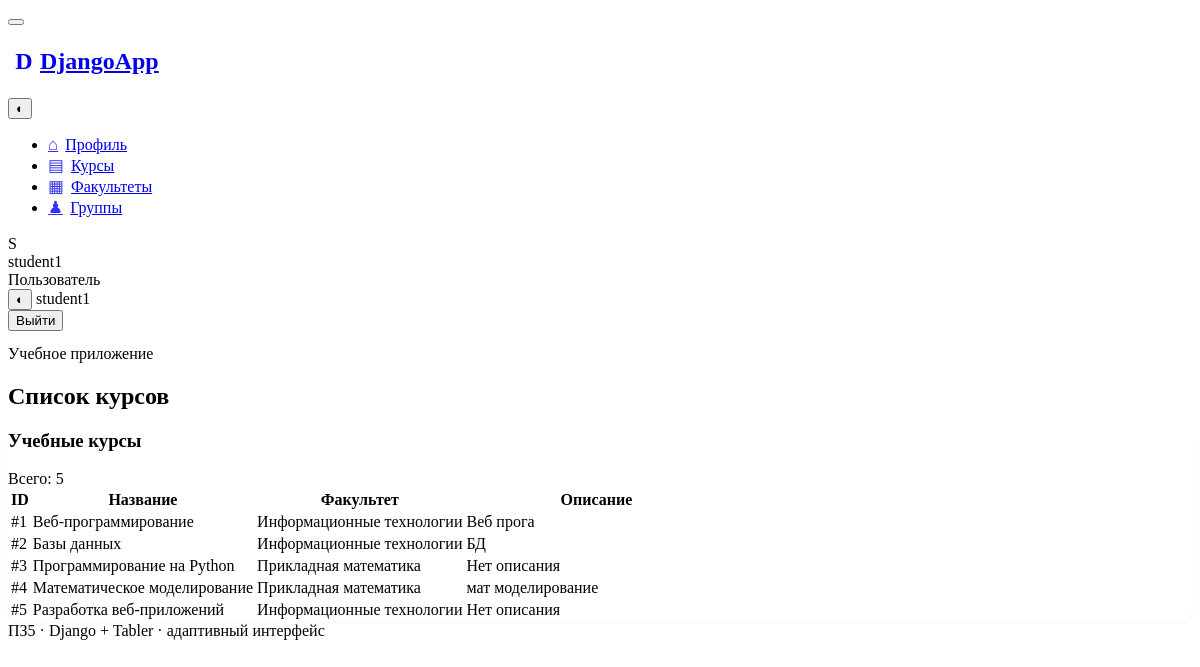
The page /courses/ (signed in) on the database its author committed.
### accounts/models.py (models this page shows, shortened)
class Course(models.Model):
    title = models.CharField(max_length=200)
    description = models.TextField(
        blank=True,
    )
    department = models.ForeignKey(Department, on_delete=models.CASCADE)
    department = models.ForeignKey(
        Department,
        on_delete=models.CASCADE,
        related_name='courses'
    )

class Department(models.Model):
    name = models.CharField(max_length=200)

### accounts/views.py (the view)
# urls.py: path('courses/', views.course_list, name='course_list'),
@login_required
def course_list(request):
    courses = Course.objects.select_related('department').all()
    return render(
        request,
        'course_list.html',
        {
        'courses': courses,
        'is_methodist': is_methodist(request.user),
        }
)

### accounts/views.py (called while the page is built)
def is_methodist(user):
    return user.is_superuser or user.groups.filter(
        name='Методист'
    ).exists()

### templates/course_list.html (shortened to what this page needs)
{% extends 'base.html' %}
{% block title_text %}Список курсов{% endblock %}
{% block content %}
<div class="card">
    <div class="card-header">
        <h3 class="card-title">Учебные курсы</h3>
        <div class="ms-auto text-secondary">Всего: {{ courses|length }}</div>
    </div>
    <div class="table-responsive">
        <table class="table table-vcenter card-table table-hover">
            <thead>
            <tr>
                <th>ID</th>
                <th>Название</th>
                <th>Факультет</th>
                <th>Описание</th>
            </tr>
            </thead>
            <tbody>
            {% for course in courses %}
            <tr>
                <td class="text-secondary">#{{ course.id }}</td>
                <td class="fw-semibold">{{ course.title }}</td>
                <td><span class="badge bg-azure-lt">{{ course.department.name }}</span></td>
                <td class="text-secondary description-cell">{{ course.description|default:"Нет описания" }}</td>
            </tr>
            {% empty %}
            <tr>
                <td colspan="5" class="text-center text-secondary py-5">Курсов пока нет.</td>
            </tr>
            {% endfor %}
            </tbody>
        </table>
    </div>
</div>
{% endblock %}

### templates/base.html (shortened to what this page needs)
{% load static %}
<!doctype html>
<html lang="ru">
<head>
    <link rel="stylesheet" href="https://cdn.jsdelivr.net/npm/@tabler/core@1.6.1/dist/css/tabler.min.css">
    <link rel="stylesheet" href="{% static 'css/style.css' %}">
</head>
<body>
<div class="page">
    <aside class="navbar navbar-vertical navbar-expand-lg" data-bs-theme="dark">
        <div class="container-fluid">
            <button class="navbar-toggler" type="button" data-bs-toggle="collapse" data-bs-target="#sidebar-menu"
                    aria-controls="sidebar-menu" aria-expanded="false" aria-label="Открыть меню">
            </button>
            <h1 class="navbar-brand navbar-brand-autodark">
                <a href="{% url 'profile' %}" class="text-decoration-none text-white d-flex align-items-center gap-2">
                    <span class="brand-mark">D</span><span>DjangoApp</span>
                </a>
            </h1>
            {% if user.is_authenticated %}
            <div class="navbar-nav flex-row d-lg-none">
                <button class="btn btn-ghost-light btn-icon" type="button" data-theme-toggle title="Сменить тему">◐
                </button>
            </div>
            {% endif %}
            <div class="collapse navbar-collapse" id="sidebar-menu">
                <ul class="navbar-nav pt-lg-3">
                    <li class="nav-item"><a
                            class="nav-link {% if request.resolver_match.url_name == 'profile' %}active{% endif %}"
                            href="{% url 'profile' %}"><span class="nav-link-icon">⌂</span><span class="nav-link-title">Профиль</span></a>
                    </li>
                    <li class="nav-item"><a
                            class="nav-link {% if 'course' in request.resolver_match.url_name %}active{% endif %}"
                            href="{% url 'course_list' %}"><span class="nav-link-icon">▤</span><span
                            class="nav-link-title">Курсы</span></a></li>
                    <li class="nav-item"><a
                            class="nav-link {% if 'department' in request.resolver_match.url_name %}active{% endif %}"
                            href="{% url 'department_list' %}"><span class="nav-link-icon">▦</span><span
                            class="nav-link-title">Факультеты</span></a></li>
                    <li class="nav-item"><a
                            class="nav-link {% if 'group' in request.resolver_match.url_name %}active{% endif %}"
                            href="{% url 'group_list' %}"><span class="nav-link-icon">♟</span><span
                            class="nav-link-title">Группы</span></a></li>
                </ul>
                {% if user.is_authenticated %}
                <div class="sidebar-user mt-auto py-3">
                    <div class="d-flex align-items-center gap-2 px-2">
                        <span class="avatar avatar-sm bg-primary-lt">{{ user.username|first|upper }}</span>
                        <div class="flex-fill text-truncate">
                            <div class="fw-semibold text-white text-truncate">{{ user.username }}</div>
                            <div class="small text-secondary">{% if user.is_superuser %}Администратор{% elif
                                is_methodist %}Методист{% else %}Пользователь{% endif %}
                            </div>
                        </div>
                    </div>
                </div>
                {% endif %}
            </div>
        </div>
    </aside>
    <div class="page-wrapper">
        <header class="navbar navbar-expand-md d-none d-lg-flex d-print-none topbar">
            <div class="container-xl justify-content-end gap-2">
                <button class="btn btn-ghost-secondary btn-icon" type="button" data-theme-toggle
                        title="Сменить светлую/тёмную тему">◐
                </button>
                {% if user.is_authenticated %}
                <span class="text-secondary me-2">{{ user.username }}</span>
                <form method="post" action="/accounts/logout/">{% csrf_token %}
                    <button class="btn btn-outline-secondary btn-sm" type="submit">Выйти</button>
                </form>
                {% endif %}
            </div>
        </header>
        <div class="page-header d-print-none">
            <div class="container-xl">
                <div class="row g-2 align-items-center">
                    <div class="col">
                        <div class="page-pretitle">Учебное приложение</div>
                        <h2 class="page-title">{% block page_title %}{% block title_text %}Панель управления{% endblock %}{% endblock %}</h2></div>
                </div>
            </div>
        </div>
        <div class="page-body">
            <div class="container-xl">{% block content %}{% endblock %}</div>
        </div>
        <footer class="footer footer-transparent d-print-none">
            <div class="container-xl">
                <div class="text-center text-secondary">ПЗ5 · Django + Tabler · адаптивный интерфейс</div>
            </div>
        </footer>
    </div>
</div>
</body>
</html>

### static/css/style.css (style rules this page uses)
:root { --app-radius:12px }
body { min-height:100vh }
.brand-mark { display:inline-grid;place-items:center;width:32px;height:32px;border-radius:9px;background:var(--tblr-primary);font-weight:800 }
.topbar { min-height:56px;border-bottom:1px solid var(--tblr-border-color) }
.navbar-vertical .nav-link-icon { width:1.5rem;margin-right:.45rem;text-align:center;opacity:.8;font-size:1.05rem }
.navbar-vertical .nav-link.active { background:rgba(255,255,255,.08);border-radius:8px }
.sidebar-user { border-top:1px solid rgba(255,255,255,.1) }
.card { border-radius:var(--app-radius);box-shadow:0 1px 3px rgba(0,0,0,.04) }
.description-cell { min-width:260px;max-width:520px }

### rows shown on the page
Course: id "1", title "Веб-программирование", department.name "Информационные технологии", description "Веб прога"
Course: id "2", title "Базы данных", department.name "Информационные технологии", description "БД"
Course: id "3", title "Программирование на Python", department.name "Прикладная математика", description "Нет описания"
Course: id "4", title "Математическое моделирование", department.name "Прикладная математика", description "мат моделирование"
Course: id "5", title "Разработка веб-приложений", department.name "Информационные технологии", description "Нет описания"

### other values the page prints
{{ user.username|first|upper }} "S"
{{ user.username }} "student1"
{{ courses|length }} "5"
